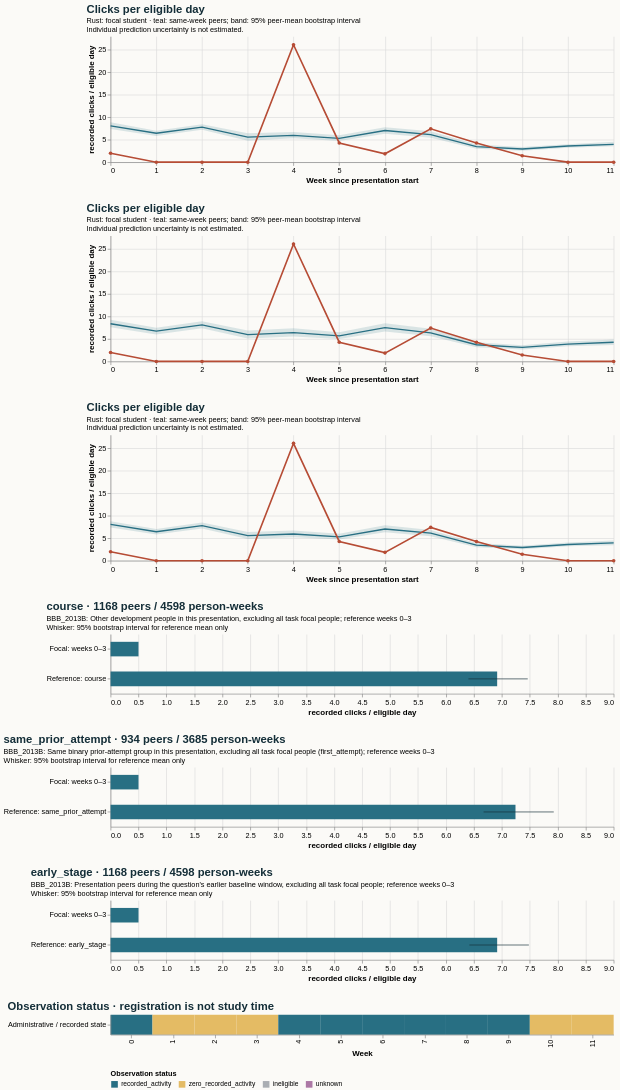

This figure's Vega-Lite source:
### Vega-Lite specification from a JSON file in a GitHub repository (floating-point values rounded to 4 significant figures)
{"$schema": "https://vega.github.io/schema/vega-lite/v5.20.1.json", "config": {"axis": {"labelFontSize": 11, "titleFontSize": 12}, "background": "#fbfaf7", "font": "sans-serif", "title": {"anchor": "start", "color": "#142e38", "fontSize": 17, "subtitleFontSize": 11}, "view": {"continuousHeight": 300, "continuousWidth": 300, "stroke": null}}, "datasets": {"data-56915af34acb5197b18c9d04fbbe82a0": [{"hi": null, "lo": null, "series": "Focal: weeks 0–3", "value": 0.5}, {"hi": 7.463, "lo": 6.402, "series": "Reference: course", "value": 6.916}], "data-92d4ab6de7adba1de4684567870a9830": [{"end_day": 6, "focal_value": 2.0, "peer_ci_high": 8.87, "peer_ci_low": 7.398, "peer_mean": 8.09, "peer_observations": 1167, "peer_people": 1167, "reference": "course", "unit": "recorded clicks / eligible day", "week": 0}, {"end_day": 13, "focal_value": 0.0, "peer_ci_high": 7.023, "peer_ci_low": 5.809, "peer_mean": 6.449, "peer_observations": 1159, "peer_people": 1159, "reference": "course", "unit": "recorded clicks / eligible day", "week": 1}, {"end_day": 20, "focal_value": 0.0, "peer_ci_high": 8.455, "peer_ci_low": 7.218, "peer_mean": 7.8, "peer_observations": 1140, "peer_people": 1140, "reference": "course", "unit": "recorded clicks / eligible day", "week": 2}, {"end_day": 27, "focal_value": 0.0, "peer_ci_high": 6.432, "peer_ci_low": 4.782, "peer_mean": 5.586, "peer_observations": 1132, "peer_people": 1132, "reference": "course", "unit": "recorded clicks / eligible day", "week": 3}, {"end_day": 34, "focal_value": 26.14, "peer_ci_high": 6.724, "peer_ci_low": 5.314, "peer_mean": 5.952, "peer_observations": 1093, "peer_people": 1093, "reference": "course", "unit": "recorded clicks / eligible day", "week": 4}, {"end_day": 41, "focal_value": 4.286, "peer_ci_high": 6.016, "peer_ci_low": 4.716, "peer_mean": 5.31, "peer_observations": 1086, "peer_people": 1086, "reference": "course", "unit": "recorded clicks / eligible day", "week": 5}, {"end_day": 48, "focal_value": 1.857, "peer_ci_high": 7.795, "peer_ci_low": 6.345, "peer_mean": 7.057, "peer_observations": 1075, "peer_people": 1075, "reference": "course", "unit": "recorded clicks / eligible day", "week": 6}, {"end_day": 55, "focal_value": 7.429, "peer_ci_high": 6.876, "peer_ci_low": 5.454, "peer_mean": 6.139, "peer_observations": 1059, "peer_people": 1059, "reference": "course", "unit": "recorded clicks / eligible day", "week": 7}, {"end_day": 62, "focal_value": 4.286, "peer_ci_high": 3.945, "peer_ci_low": 3.004, "peer_mean": 3.471, "peer_observations": 1049, "peer_people": 1049, "reference": "course", "unit": "recorded clicks / eligible day", "week": 8}, {"end_day": 69, "focal_value": 1.429, "peer_ci_high": 3.356, "peer_ci_low": 2.565, "peer_mean": 2.935, "peer_observations": 1032, "peer_people": 1032, "reference": "course", "unit": "recorded clicks / eligible day", "week": 9}, {"end_day": 76, "focal_value": 0.0, "peer_ci_high": 4.013, "peer_ci_low": 3.192, "peer_mean": 3.602, "peer_observations": 1026, "peer_people": 1026, "reference": "course", "unit": "recorded clicks / eligible day", "week": 10}, {"end_day": 83, "focal_value": 0.0, "peer_ci_high": 4.567, "peer_ci_low": 3.524, "peer_mean": 3.979, "peer_observations": 1021, "peer_people": 1021, "reference": "course", "unit": "recorded clicks / eligible day", "week": 11}], "data-93755b90f4f02dfb5bcf1889a64fd76b": [{"end_day": 6, "focal_value": 2.0, "peer_ci_high": 8.777, "peer_ci_low": 7.42, "peer_mean": 8.09, "peer_observations": 1167, "peer_people": 1167, "reference": "early_stage", "unit": "recorded clicks / eligible day", "week": 0}, {"end_day": 13, "focal_value": 0.0, "peer_ci_high": 7.051, "peer_ci_low": 5.811, "peer_mean": 6.449, "peer_observations": 1159, "peer_people": 1159, "reference": "early_stage", "unit": "recorded clicks / eligible day", "week": 1}, {"end_day": 20, "focal_value": 0.0, "peer_ci_high": 8.484, "peer_ci_low": 7.146, "peer_mean": 7.8, "peer_observations": 1140, "peer_people": 1140, "reference": "early_stage", "unit": "recorded clicks / eligible day", "week": 2}, {"end_day": 27, "focal_value": 0.0, "peer_ci_high": 6.391, "peer_ci_low": 4.851, "peer_mean": 5.586, "peer_observations": 1132, "peer_people": 1132, "reference": "early_stage", "unit": "recorded clicks / eligible day", "week": 3}, {"end_day": 34, "focal_value": 26.14, "peer_ci_high": 6.716, "peer_ci_low": 5.243, "peer_mean": 5.952, "peer_observations": 1093, "peer_people": 1093, "reference": "early_stage", "unit": "recorded clicks / eligible day", "week": 4}, {"end_day": 41, "focal_value": 4.286, "peer_ci_high": 5.995, "peer_ci_low": 4.699, "peer_mean": 5.31, "peer_observations": 1086, "peer_people": 1086, "reference": "early_stage", "unit": "recorded clicks / eligible day", "week": 5}, {"end_day": 48, "focal_value": 1.857, "peer_ci_high": 7.905, "peer_ci_low": 6.35, "peer_mean": 7.057, "peer_observations": 1075, "peer_people": 1075, "reference": "early_stage", "unit": "recorded clicks / eligible day", "week": 6}, {"end_day": 55, "focal_value": 7.429, "peer_ci_high": 6.832, "peer_ci_low": 5.448, "peer_mean": 6.139, "peer_observations": 1059, "peer_people": 1059, "reference": "early_stage", "unit": "recorded clicks / eligible day", "week": 7}, {"end_day": 62, "focal_value": 4.286, "peer_ci_high": 3.929, "peer_ci_low": 2.988, "peer_mean": 3.471, "peer_observations": 1049, "peer_people": 1049, "reference": "early_stage", "unit": "recorded clicks / eligible day", "week": 8}, {"end_day": 69, "focal_value": 1.429, "peer_ci_high": 3.34, "peer_ci_low": 2.532, "peer_mean": 2.935, "peer_observations": 1032, "peer_people": 1032, "reference": "early_stage", "unit": "recorded clicks / eligible day", "week": 9}, {"end_day": 76, "focal_value": 0.0, "peer_ci_high": 4.063, "peer_ci_low": 3.21, "peer_mean": 3.602, "peer_observations": 1026, "peer_people": 1026, "reference": "early_stage", "unit": "recorded clicks / eligible day", "week": 10}, {"end_day": 83, "focal_value": 0.0, "peer_ci_high": 4.495, "peer_ci_low": 3.441, "peer_mean": 3.979, "peer_observations": 1021, "peer_people": 1021, "reference": "early_stage", "unit": "recorded clicks / eligible day", "week": 11}], "data-a6694ba2ab06bf27ba331d8b4b7487ff": [{"eligible_days": 7.0, "end_day": 6, "logging_completeness": "unknown", "observation_status": "recorded_activity", "row": "Administrative / recorded state", "score_status": "withheld_release_time_unknown", "start_day": 0, "value": 2.0, "week": 0}, {"eligible_days": 7.0, "end_day": 13, "logging_completeness": "unknown", "observation_status": "zero_recorded_activity", "row": "Administrative / recorded state", "score_status": "withheld_release_time_unknown", "start_day": 7, "value": 0.0, "week": 1}, {"eligible_days": 7.0, "end_day": 20, "logging_completeness": "unknown", "observation_status": "zero_recorded_activity", "row": "Administrative / recorded state", "score_status": "withheld_release_time_unknown", "start_day": 14, "value": 0.0, "week": 2}, {"eligible_days": 7.0, "end_day": 27, "logging_completeness": "unknown", "observation_status": "zero_recorded_activity", "row": "Administrative / recorded state", "score_status": "withheld_release_time_unknown", "start_day": 21, "value": 0.0, "week": 3}, {"eligible_days": 7.0, "end_day": 34, "logging_completeness": "unknown", "observation_status": "recorded_activity", "row": "Administrative / recorded state", "score_status": "withheld_release_time_unknown", "start_day": 28, "value": 26.14, "week": 4}, {"eligible_days": 7.0, "end_day": 41, "logging_completeness": "unknown", "observation_status": "recorded_activity", "row": "Administrative / recorded state", "score_status": "withheld_release_time_unknown", "start_day": 35, "value": 4.286, "week": 5}, {"eligible_days": 7.0, "end_day": 48, "logging_completeness": "unknown", "observation_status": "recorded_activity", "row": "Administrative / recorded state", "score_status": "withheld_release_time_unknown", "start_day": 42, "value": 1.857, "week": 6}, {"eligible_days": 7.0, "end_day": 55, "logging_completeness": "unknown", "observation_status": "recorded_activity", "row": "Administrative / recorded state", "score_status": "withheld_release_time_unknown", "start_day": 49, "value": 7.429, "week": 7}, {"eligible_days": 7.0, "end_day": 62, "logging_completeness": "unknown", "observation_status": "recorded_activity", "row": "Administrative / recorded state", "score_status": "withheld_release_time_unknown", "start_day": 56, "value": 4.286, "week": 8}, {"eligible_days": 7.0, "end_day": 69, "logging_completeness": "unknown", "observation_status": "recorded_activity", "row": "Administrative / recorded state", "score_status": "withheld_release_time_unknown", "start_day": 63, "value": 1.429, "week": 9}, {"eligible_days": 7.0, "end_day": 76, "logging_completeness": "unknown", "observation_status": "zero_recorded_activity", "row": "Administrative / recorded state", "score_status": "withheld_release_time_unknown", "start_day": 70, "value": 0.0, "week": 10}, {"eligible_days": 7.0, "end_day": 83, "logging_completeness": "unknown", "observation_status": "zero_recorded_activity", "row": "Administrative / recorded state", "score_status": "withheld_release_time_unknown", "start_day": 77, "value": 0.0, "week": 11}], "data-bd78bb0d694304ddd7d8531b7cb1809e": [{"hi": null, "lo": null, "series": "Focal: weeks 0–3", "value": 0.5}, {"hi": 7.928, "lo": 6.672, "series": "Reference: same_prior_attempt", "value": 7.244}], "data-c1847d570d122370f3edeaa337e92e3d": [{"end_day": 6, "focal_value": 2.0, "peer_ci_high": 9.264, "peer_ci_low": 7.621, "peer_mean": 8.389, "peer_observations": 933, "peer_people": 933, "reference": "same_prior_attempt", "unit": "recorded clicks / eligible day", "week": 0}, {"end_day": 13, "focal_value": 0.0, "peer_ci_high": 7.488, "peer_ci_low": 6.006, "peer_mean": 6.736, "peer_observations": 928, "peer_people": 928, "reference": "same_prior_attempt", "unit": "recorded clicks / eligible day", "week": 1}, {"end_day": 20, "focal_value": 0.0, "peer_ci_high": 8.945, "peer_ci_low": 7.394, "peer_mean": 8.135, "peer_observations": 916, "peer_people": 916, "reference": "same_prior_attempt", "unit": "recorded clicks / eligible day", "week": 2}, {"end_day": 27, "focal_value": 0.0, "peer_ci_high": 6.91, "peer_ci_low": 5.111, "peer_mean": 5.983, "peer_observations": 908, "peer_people": 908, "reference": "same_prior_attempt", "unit": "recorded clicks / eligible day", "week": 3}, {"end_day": 34, "focal_value": 26.14, "peer_ci_high": 7.416, "peer_ci_low": 5.573, "peer_mean": 6.408, "peer_observations": 875, "peer_people": 875, "reference": "same_prior_attempt", "unit": "recorded clicks / eligible day", "week": 4}, {"end_day": 41, "focal_value": 4.286, "peer_ci_high": 6.516, "peer_ci_low": 5.002, "peer_mean": 5.69, "peer_observations": 871, "peer_people": 871, "reference": "same_prior_attempt", "unit": "recorded clicks / eligible day", "week": 5}, {"end_day": 48, "focal_value": 1.857, "peer_ci_high": 8.523, "peer_ci_low": 6.686, "peer_mean": 7.511, "peer_observations": 864, "peer_people": 864, "reference": "same_prior_attempt", "unit": "recorded clicks / eligible day", "week": 6}, {"end_day": 55, "focal_value": 7.429, "peer_ci_high": 7.266, "peer_ci_low": 5.609, "peer_mean": 6.378, "peer_observations": 853, "peer_people": 853, "reference": "same_prior_attempt", "unit": "recorded clicks / eligible day", "week": 7}, {"end_day": 62, "focal_value": 4.286, "peer_ci_high": 4.296, "peer_ci_low": 3.165, "peer_mean": 3.717, "peer_observations": 845, "peer_people": 845, "reference": "same_prior_attempt", "unit": "recorded clicks / eligible day", "week": 8}, {"end_day": 69, "focal_value": 1.429, "peer_ci_high": 3.624, "peer_ci_low": 2.669, "peer_mean": 3.125, "peer_observations": 831, "peer_people": 831, "reference": "same_prior_attempt", "unit": "recorded clicks / eligible day", "week": 9}, {"end_day": 76, "focal_value": 0.0, "peer_ci_high": 4.446, "peer_ci_low": 3.36, "peer_mean": 3.865, "peer_observations": 827, "peer_people": 827, "reference": "same_prior_attempt", "unit": "recorded clicks / eligible day", "week": 10}, {"end_day": 83, "focal_value": 0.0, "peer_ci_high": 4.881, "peer_ci_low": 3.658, "peer_mean": 4.273, "peer_observations": 823, "peer_people": 823, "reference": "same_prior_attempt", "unit": "recorded clicks / eligible day", "week": 11}], "data-f6690f160666fcc9b7bc42b185bb58b1": [{"hi": null, "lo": null, "series": "Focal: weeks 0–3", "value": 0.5}, {"hi": 7.483, "lo": 6.419, "series": "Reference: early_stage", "value": 6.916}]}, "resolve": {"scale": {"color": "independent"}}, "spacing": 28, "vconcat": [{"data": {"name": "data-92d4ab6de7adba1de4684567870a9830"}, "height": 190, "layer": [{"encoding": {"x": {"axis": {"tickMinStep": 1}, "field": "week", "title": "Week since presentation start", "type": "quantitative"}, "y": {"field": "peer_ci_low", "scale": {"zero": true}, "title": "recorded clicks / eligible day", "type": "quantitative"}, "y2": {"field": "peer_ci_high"}}, "mark": {"color": "#286f83", "opacity": 0.16, "type": "area"}}, {"encoding": {"tooltip": [{"field": "week", "type": "quantitative"}, {"field": "peer_mean", "type": "quantitative"}, {"field": "peer_people", "type": "quantitative"}, {"field": "peer_observations", "type": "quantitative"}], "x": {"field": "week", "type": "quantitative"}, "y": {"field": "peer_mean", "type": "quantitative"}}, "mark": {"color": "#286f83", "strokeWidth": 2, "type": "line"}}, {"encoding": {"tooltip": [{"field": "week", "type": "quantitative"}, {"field": "focal_value", "type": "quantitative"}], "x": {"field": "week", "type": "quantitative"}, "y": {"field": "focal_value", "type": "quantitative"}}, "mark": {"color": "#b64c35", "point": {"color": "#b64c35"}, "strokeWidth": 2.5, "type": "line"}}], "title": {"subtitle": ["Rust: focal student · teal: same-week peers; band: 95% peer-mean bootstrap interval", "Individual prediction uncertainty is not estimated."], "text": "Clicks per eligible day"}, "width": 760}, {"data": {"name": "data-c1847d570d122370f3edeaa337e92e3d"}, "height": 190, "layer": [{"encoding": {"x": {"axis": {"tickMinStep": 1}, "field": "week", "title": "Week since presentation start", "type": "quantitative"}, "y": {"field": "peer_ci_low", "scale": {"zero": true}, "title": "recorded clicks / eligible day", "type": "quantitative"}, "y2": {"field": "peer_ci_high"}}, "mark": {"color": "#286f83", "opacity": 0.16, "type": "area"}}, {"encoding": {"tooltip": [{"field": "week", "type": "quantitative"}, {"field": "peer_mean", "type": "quantitative"}, {"field": "peer_people", "type": "quantitative"}, {"field": "peer_observations", "type": "quantitative"}], "x": {"field": "week", "type": "quantitative"}, "y": {"field": "peer_mean", "type": "quantitative"}}, "mark": {"color": "#286f83", "strokeWidth": 2, "type": "line"}}, {"encoding": {"tooltip": [{"field": "week", "type": "quantitative"}, {"field": "focal_value", "type": "quantitative"}], "x": {"field": "week", "type": "quantitative"}, "y": {"field": "focal_value", "type": "quantitative"}}, "mark": {"color": "#b64c35", "point": {"color": "#b64c35"}, "strokeWidth": 2.5, "type": "line"}}], "title": {"subtitle": ["Rust: focal student · teal: same-week peers; band: 95% peer-mean bootstrap interval", "Individual prediction uncertainty is not estimated."], "text": "Clicks per eligible day"}, "width": 760}, {"data": {"name": "data-93755b90f4f02dfb5bcf1889a64fd76b"}, "height": 190, "layer": [{"encoding": {"x": {"axis": {"tickMinStep": 1}, "field": "week", "title": "Week since presentation start", "type": "quantitative"}, "y": {"field": "peer_ci_low", "scale": {"zero": true}, "title": "recorded clicks / eligible day", "type": "quantitative"}, "y2": {"field": "peer_ci_high"}}, "mark": {"color": "#286f83", "opacity": 0.16, "type": "area"}}, {"encoding": {"tooltip": [{"field": "week", "type": "quantitative"}, {"field": "peer_mean", "type": "quantitative"}, {"field": "peer_people", "type": "quantitative"}, {"field": "peer_observations", "type": "quantitative"}], "x": {"field": "week", "type": "quantitative"}, "y": {"field": "peer_mean", "type": "quantitative"}}, "mark": {"color": "#286f83", "strokeWidth": 2, "type": "line"}}, {"encoding": {"tooltip": [{"field": "week", "type": "quantitative"}, {"field": "focal_value", "type": "quantitative"}], "x": {"field": "week", "type": "quantitative"}, "y": {"field": "focal_value", "type": "quantitative"}}, "mark": {"color": "#b64c35", "point": {"color": "#b64c35"}, "strokeWidth": 2.5, "type": "line"}}], "title": {"subtitle": ["Rust: focal student · teal: same-week peers; band: 95% peer-mean bootstrap interval", "Individual prediction uncertainty is not estimated."], "text": "Clicks per eligible day"}, "width": 760}, {"data": {"name": "data-56915af34acb5197b18c9d04fbbe82a0"}, "height": 90, "layer": [{"encoding": {"x": {"field": "value", "scale": {"domain": [0, 8.325], "zero": true}, "title": "recorded clicks / eligible day", "type": "quantitative"}, "y": {"field": "series", "sort": null, "title": null, "type": "nominal"}}, "mark": {"color": "#286f83", "size": 22, "type": "bar"}}, {"encoding": {"x": {"field": "lo", "type": "quantitative"}, "x2": {"field": "hi"}, "y": {"field": "series", "sort": null, "title": null, "type": "nominal"}}, "mark": {"color": "#142e38", "type": "rule"}}], "title": {"subtitle": ["BBB_2013B: Other development people in this presentation, excluding all task focal people; reference weeks 0–3", "Whisker: 95% bootstrap interval for reference mean only"], "text": "course · 1168 peers / 4598 person-weeks"}, "width": 760}, {"data": {"name": "data-bd78bb0d694304ddd7d8531b7cb1809e"}, "height": 90, "layer": [{"encoding": {"x": {"field": "value", "scale": {"domain": [0, 8.325], "zero": true}, "title": "recorded clicks / eligible day", "type": "quantitative"}, "y": {"field": "series", "sort": null, "title": null, "type": "nominal"}}, "mark": {"color": "#286f83", "size": 22, "type": "bar"}}, {"encoding": {"x": {"field": "lo", "type": "quantitative"}, "x2": {"field": "hi"}, "y": {"field": "series", "sort": null, "title": null, "type": "nominal"}}, "mark": {"color": "#142e38", "type": "rule"}}], "title": {"subtitle": ["BBB_2013B: Same binary prior-attempt group in this presentation, excluding all task focal people (first_attempt); reference weeks 0–3", "Whisker: 95% bootstrap interval for reference mean only"], "text": "same_prior_attempt · 934 peers / 3685 person-weeks"}, "width": 760}, {"data": {"name": "data-f6690f160666fcc9b7bc42b185bb58b1"}, "height": 90, "layer": [{"encoding": {"x": {"field": "value", "scale": {"domain": [0, 8.325], "zero": true}, "title": "recorded clicks / eligible day", "type": "quantitative"}, "y": {"field": "series", "sort": null, "title": null, "type": "nominal"}}, "mark": {"color": "#286f83", "size": 22, "type": "bar"}}, {"encoding": {"x": {"field": "lo", "type": "quantitative"}, "x2": {"field": "hi"}, "y": {"field": "series", "sort": null, "title": null, "type": "nominal"}}, "mark": {"color": "#142e38", "type": "rule"}}], "title": {"subtitle": ["BBB_2013B: Presentation peers during the question's earlier baseline window, excluding all task focal people; reference weeks 0–3", "Whisker: 95% bootstrap interval for reference mean only"], "text": "early_stage · 1168 peers / 4598 person-weeks"}, "width": 760}, {"data": {"name": "data-a6694ba2ab06bf27ba331d8b4b7487ff"}, "encoding": {"color": {"field": "observation_status", "legend": {"labelLimit": 260, "orient": "bottom"}, "scale": {"domain": ["recorded_activity", "zero_recorded_activity", "ineligible", "unknown"], "range": ["#286f83", "#e4bb64", "#aaaeb3", "#ac78a5"]}, "title": "Observation status", "type": "nominal"}, "tooltip": [{"field": "week", "type": "quantitative"}, {"field": "eligible_days", "type": "quantitative"}, {"field": "observation_status", "type": "nominal"}, {"field": "logging_completeness", "type": "nominal"}], "x": {"field": "week", "title": "Week", "type": "ordinal"}, "y": {"field": "row", "title": null, "type": "nominal"}}, "height": 30, "mark": {"type": "rect"}, "title": "Observation status · registration is not study time", "width": 760}]}
